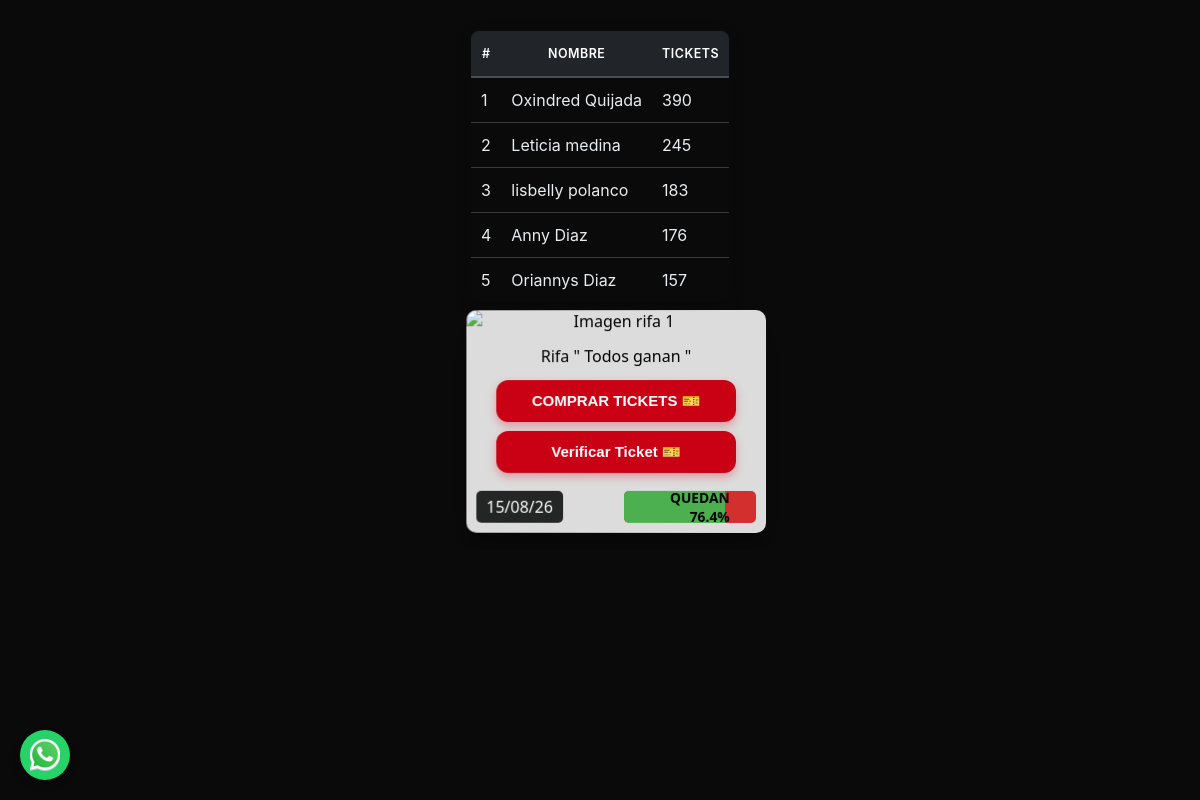
The page / on the database its author committed.
### tables this page shows
CREATE TABLE requeridos (
    id INTEGER PRIMARY KEY AUTOINCREMENT,
    nombre_apellidos TEXT NOT NULL,
    cedula TEXT NOT NULL,
    telefono TEXT NOT NULL,
    referencia TEXT NOT NULL,
    tickets_vendidos INTEGER NOT NULL,
    monto TEXT NOT NULL,
    fecha TEXT NOT NULL,
    estatus TEXT DEFAULT NULL,
    link TEXT
);

CREATE TABLE venta (
    id INTEGER PRIMARY KEY CHECK (id = 1), -- Solo una fila, siempre tendrá id = 1
    venta TEXT,
    precio_de_ticket REAL,
    precio_dolar REAL,
    zelle TEXT,
    estatus TEXT,
    minima_ticket_regalo INTEGER,
    recompensa REAL
               );

### app.py (the view)
@app.route('/', methods=["GET"])
def index():
    flags = obtener_datos_historial()  # solo lee en GET
    return render_template(
        'index.html', solicitudes = get_data2(),
        enunciado=get_enunciado(), enunciado2=get_enunciado2(), enunciado3=get_enunciado3(),
        premio=get_premio(), premio2=get_premio2(), premio3=get_premio3(),
        porcentaje=get_porcentaje(True), porcentaje2=get_porcentaje2(True), porcentaje3=get_porcentaje3(True),
        disponibilidad=get_porcentaje(False), disponibilidad2=get_porcentaje2(False), disponibilidad3=get_porcentaje3(False),
        mostrar_rifa2=bool(flags['mostrar_rifa2']),
        mostrar_rifa3=bool(flags['mostrar_rifa3'])
    )

### crud.py (called while the page is built)
def get_enunciado3():
    conn = sqlite3.connect('rifa3.db')
    cursor = conn.cursor()
    cursor.execute("SELECT estatus FROM venta WHERE id = 1")
    estatus = cursor.fetchone()[0]
    conn.commit()
    if estatus == "Venta en curso":
        cursor.execute("SELECT venta FROM venta")
        data = cursor.fetchone()  # Recupera todos los datos de la tabla
        conn.close()
    else:
        data = ["No disponible"]
    return data[0] if data else None

def get_enunciado2():
    conn = sqlite3.connect('rifa2.db')
    cursor = conn.cursor()
    cursor.execute("SELECT estatus FROM venta WHERE id = 1")
    estatus = cursor.fetchone()[0]
    conn.commit()
    if estatus == "Venta en curso":
        cursor.execute("SELECT venta FROM venta")
        data = cursor.fetchone()  # Recupera todos los datos de la tabla
        conn.close()
    else:
        data = ["No disponible"]
    return data[0] if data else None

def get_enunciado():
    conn = sqlite3.connect('rifa.db')
    cursor = conn.cursor()
    cursor.execute("SELECT estatus FROM venta WHERE id = 1")
    estatus = cursor.fetchone()[0]
    conn.commit()
    if estatus == "Venta en curso":
        cursor.execute("SELECT venta FROM venta")
        data = cursor.fetchone()  # Recupera todos los datos de la tabla
        conn.close()
    else:
        data = ["No disponible"]
    return data[0] if data else None

def get_premio3():
    conn = sqlite3.connect('rifa3.db')
    cursor = conn.cursor()
    cursor.execute("SELECT recompensa FROM venta")
    data = cursor.fetchone()  # Recupera todos los datos de la tabla
    conn.close()
    return data[0] if data else None

def get_premio2():
    conn = sqlite3.connect('rifa2.db')
    cursor = conn.cursor()
    cursor.execute("SELECT recompensa FROM venta")
    data = cursor.fetchone()  # Recupera todos los datos de la tabla
    conn.close()
    return data[0] if data else None

def get_premio():
    conn = sqlite3.connect('rifa.db')
    cursor = conn.cursor()
    cursor.execute("SELECT recompensa FROM venta")
    data = cursor.fetchone()  # Recupera todos los datos de la tabla
    conn.close()
    return data[0] if data else None

### templates/index.html (shortened to what this page needs)
<!DOCTYPE html>
<html lang="es">
<head>
</head>
<body>
<div class="table-responsive">
    <table class="table table-hover table-dark align-middle text-center">
        <thead class="table-dark">
            <tr>
                <th>Nombre</th>
                <th>Tickets</th>
            </tr>
        </thead>
        <tbody>
            {% for solicitud in solicitudes %}
            <tr>
                <td class="clickable-cell">{{ solicitud.nombre }}</td>
                <td class="clickable-cell">{{ solicitud.length }}</td>
            </tr>
            {% endfor %}
        </tbody>
    </table>
</div>
  <div class="slider-wrapper">
    <div class="slider" id="slider">
      <div class="card" aria-label="Rifa principal">
        <img src="{{ url_for('static', filename='img/partida.jpg') }}" alt="Imagen rifa 1" draggable="false">
        <div class="THIS">{{ premio }}</div>
<button class="buy" id="buy-button-1" onclick="buyTickets()">COMPRAR TICKETS 🎫</button>
<button class="verify" onclick="verifyTicket()">Verificar Ticket 🎫</button>
        <div class="info">
          <div class="date">{{ enunciado }}</div>
          <div class="progress-container">
            <div class="progress-bar" id="progress-bar-1">
              <span class="progress-text" id="progress-text-1">QUEDAN {{ porcentaje }}%</span>
            </div>
          </div>
        </div>
      </div>
    </div>
  </div>
<div class="whatsapp-container">
    <div class="whatsapp-icon">
        <img src="static/img/ws.png" alt="WhatsApp" draggable="false">
    </div>
</div>
</body>
</html>

### templates/index.html (style rules this page uses)
:root { --card-w:300px; --gap:16px; }
body { font-family:'Segoe UI', Tahoma, Geneva, Verdana, sans-serif; margin:0; background:#000000f5; color:#fff; display:flex; flex-direction:column; align-items:center; min-height:100vh; }
.slider-wrapper { width:100%; max-width:calc(var(--card-w)*3 + var(--gap)*4); padding:8px var(--gap) 16px; }
.slider { display:flex; gap:var(--gap); overflow-x:auto; scroll-snap-type:x mandatory; scroll-behavior:smooth; -webkit-overflow-scrolling:touch; cursor:grab; padding-bottom:8px; perspective:1200px; }
.slider::before { content:""; flex:0 0 calc((100% - var(--card-w))/2); }
.card { background:#f3f3f3e6; color:#000; border-radius:10px; box-shadow:0 12px 24px rgba(0,0,0,.35); width:var(--card-w); min-width:var(--card-w); overflow:hidden; text-align:center; margin-bottom:8px; scroll-snap-align:center; scroll-snap-stop:always; user-select:none; will-change:transform; transform:rotateY(0deg) scale(1); transform-origin:center center; transition:transform .35s ease, box-shadow .35s ease; }
.card img { width:100%; display:block; -webkit-user-drag:none; user-select:none; pointer-events:none; }
.card button { width:80%; padding:12px; font-size:15px; font-weight:bold; cursor:pointer; transition:background-color .3s; }
.buy { background: rgb(202, 0, 20); color: #fff; padding: 15px 20px; font-size: 18px; font-weight: bold; border: none; border-radius: 12px; margin-bottom: 3%; cursor: pointer; transition: all 0.3s ease; box-shadow: 0 4px 8px rgba(220, 53, 69, 0.4); }
.THIS { margin:13px 0; font-weight:500; }
.info { display:flex; justify-content:space-between; align-items:center; padding:10px; }
.info .date { background:#242525; color:white; padding:5px 10px; border-radius:5px; white-space:nowrap; overflow:hidden; text-overflow:ellipsis; max-width:48%; }
.progress-container { background:#d32f2f; border-radius:5px; overflow:hidden; height:32px; width:47%; position:relative; }
.progress-bar { background:#4caf50; height:100%; width:0; transition:width .5s ease; display:flex; align-items:center; justify-content:flex-start; position:relative; }
.progress-text { position:absolute; width:100%; color:#000; font-size:13.8px; text-align:end; pointer-events:none; display:flex; font-weight:bold; padding-left:.3rem; }
.verify { background: rgb(202, 0, 20); color: #fff; padding: 15px; font-size: 17px; font-weight: bold; border: none; border-radius: 12px; cursor: pointer; transition: all 0.3s ease; text-align: center; width: var(--card-w); margin-bottom: 8px; box-shadow: 0 4px 8px rgba(220, 53, 69, 0.4); }
.whatsapp-container { position: fixed; bottom: 20px; left: 20px; z-index: 1000; }
.whatsapp-icon { background: #25d366; border-radius: 50%; width: 50px; height: 50px; display: flex; justify-content: center; align-items: center; box-shadow: 0 4px 8px rgba(0,0,0,.2); cursor: pointer; }
.whatsapp-icon img { width: 30px; height: auto; -webkit-user-drag: none; pointer-events: none; }
.table { font-family: -apple-system, BlinkMacSystemFont, "Segoe UI", Roboto, Helvetica, Arial, sans-serif; border-collapse: collapse; border-radius: 8px; overflow: hidden; box-shadow: 0 4px 15px rgba(0, 0, 0, 0.2); }
.table thead th { background-color: #212529; color: #ffffff; font-size: 0.78rem; font-weight: 600; text-transform: uppercase; letter-spacing: 0.5px; border-bottom: 2px solid #454d55; padding: 15px 10px; }
.table tbody td { color: #e9ecef; padding: 12px 10px; vertical-align: middle; border: none; border-top: 1px solid #373b3e; }
.table tbody tr:first-child td { border-top: none; }
.clickable-cell { cursor: pointer; }

### rows shown on the page
requeridos: nombre "Oxindred Quijada", length "390"
requeridos: nombre "lisbelly polanco", length "183"
requeridos: nombre "Leticia medina", length "245"
requeridos: nombre "Anny Diaz", length "176"
requeridos: nombre "Oriannys Diaz", length "157"
venta: recompensa "Rifa \" Todos ganan \"", venta "15/08/26"
